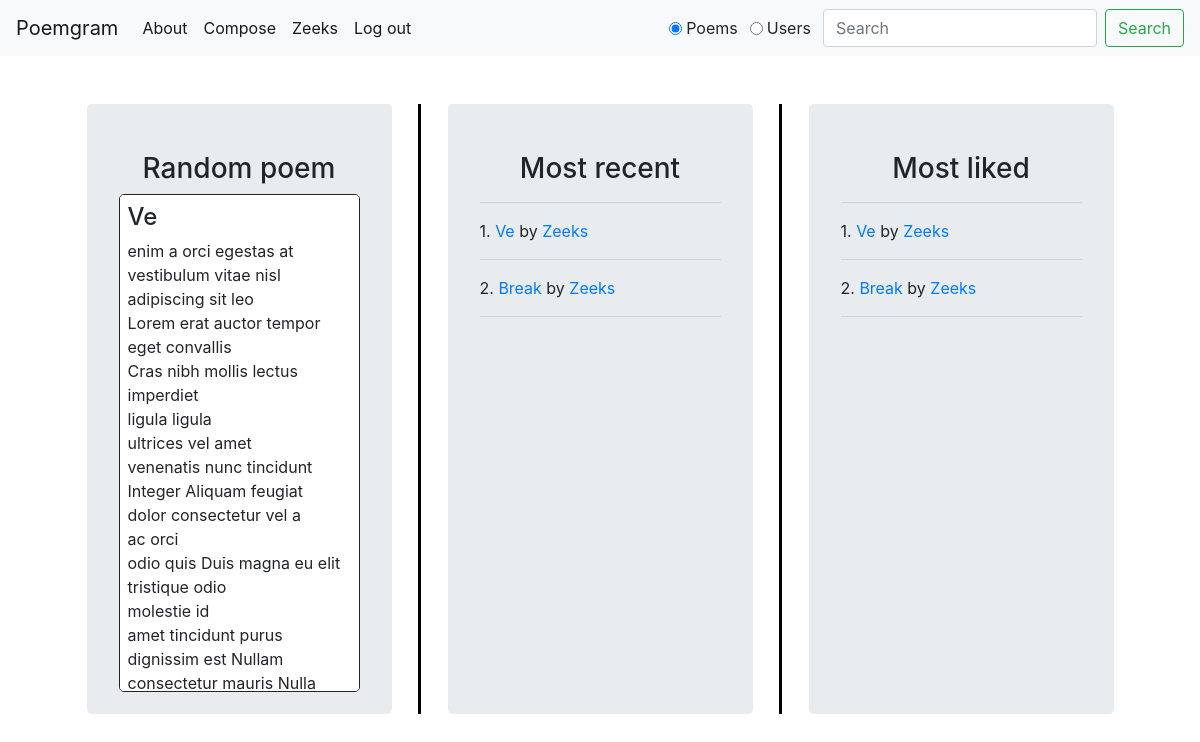
The app's page /poemApp/index/ (signed in) with its own data.
### poemApp/models.py (models this page shows, shortened)
class Poem(models.Model):
    title = models.CharField(max_length=100, null=False)
    user = models.ForeignKey(User, on_delete=models.SET_NULL, null=True)
    likes = models.ManyToManyField(User, default=None, blank=True, related_name='post_likes')
    articleTitle = models.CharField(max_length=100, null=True)
    text = models.TextField(null=False)
    addedDate = models.DateTimeField(auto_now_add=True, null=False)
    slug=AutoSlugField(populate_from='title', slugify_function=slugify)

### poemApp/views.py (the view)
# urls.py: path('index/', views.index, name='index'),
@login_required
def index(request):
    contextDict={}
    try:
        contextDict["randPoem"]=randPoem = random.choice(Poem.objects.all())
        contextDict["rrows"]=randPoem.text.split("\n")
    except:
        randPoem=None
    contextDict["recent"]=Poem.objects.order_by("-addedDate")[:8]
    contextDict["mostLikes"]=Poem.objects.order_by("-likes")[:8]
    return render(request,'poemApp/index.html', context=contextDict)

### poemApp/templatetags/poemApp_template_tags.py (called while the page is built)
@register.simple_tag
def getSlug(searchedUser):
    return UserProfile.objects.get(user=searchedUser).slug

### templates/poemApp/index.html (shortened to what this page needs)
{% extends 'poemApp/base.html' %}
{%load  staticfiles  %}
{% block body_block %}
<div class="container">
        <div class="jumbotron panel-jumbotron text-center">
            <h3>Random poem</h3>
			{% include "poemApp/poem.html" with author=randPoem.user.username rows=rrows title=randPoem.title  %}
        </div>
		<div class="vl"></div>
			{% include "poemApp/leaderboard.html" with name="Most recent" poems=recent only %}
		<div class="vl"></div>
			{% include "poemApp/leaderboard.html" with name="Most liked" poems=mostLikes only %}
</div>
{% endblock %}

### templates/poemApp/base.html (shortened to what this page needs)
<!DOCTYPE html>
{%load  staticfiles  %}
{% load getSlug from poemApp_template_tags %}
<html>
<head>
	<link rel="stylesheet" href="https://cdn.jsdelivr.net/npm/bootstrap@4.6.0/dist/css/bootstrap.min.css">
	<link rel="stylesheet" href="//code.jquery.com/ui/1.12.1/themes/base/jquery-ui.css">
	<link rel="stylesheet" href="{% static 'landingPage.css' %}">
</head>
<body>
{% if user.is_authenticated %}
	{% getSlug user as userslug %}
	<nav class="navbar navbar-expand-lg navbar-light bg-light">
	  <a class="navbar-brand" href="{% url 'poemApp:index' %}">Poemgram</a>
	  <div class="collapse navbar-collapse" id="navbarSupportedContent">
		<ul class="navbar-nav mr-auto">
		  <li class="nav-item active">
			<a class="nav-link" href="{% url 'poemApp:about' %}">About</a>
		  </li>
		  <li class="nav-item active">
			<a class="nav-link" href="{% url 'poemApp:precompose' %}">Compose</a>
		  </li>
		  <li class="nav-item active">
			<a class="nav-link" href="{% url 'poemApp:showUserprofile' userslug  %}">{{user.username}}</a>
		  </li>
		  <li class="nav-item active">
			<a class="nav-link" href="{% url 'auth_logout' %}">Log out</a>
		  </li>
		</ul>
		<form class="form-inline my-2 my-lg-0" action="{% url 'poemApp:search' %}" method="get">
			<div class="form-check form-check-inline">
				<input class="form-check-input" type="radio" name="type" value="Poem" id="poem" checked>Poems
			</div>
			<div class="form-check form-check-inline">
				<input class="form-check-input" type="radio" name="type" value="User" id="users">Users
			</div>
		  <input name="search" class="form-control mr-sm-2" type="search" placeholder="Search" aria-label="Search">
		  <button class="btn btn-outline-success my-2 my-sm-0" type="submit">Search</button>
		</form>
	  </div>
	</nav>
	<div class="pt-5"></div>
{% else %}
	<div class="container">
		<div class="page-header wide centered">
		<h1>Poemgram</h1>
		<div class="pt-5"></div>
	</div>
{% endif %}
<div class="container">
{% block body_block %}{% endblock %}
</div>
</body>
</html>

### templates/poemApp/poem.html (shortened to what this page needs)
{%load  staticfiles  %}
<div class="jumbotron-fluid p-2 poemContainer overflow-auto">
	{% if title %}
		<h4>{{title}}</h4>
		<p>
		{% for row in rows %}
			{{row}}<br/>
		{% endfor %}
		</p>
	{% else %}
		<strong>There are no poems present :( </strong>
    {% endif %}
</div>

### templates/poemApp/leaderboard.html (shortened to what this page needs)
{%load  staticfiles  %}
{% load getSlug from poemApp_template_tags %}
<div class="jumbotron panel-jumbotron overflow-auto">
	<h3>{{name}}
	</h3>
	<hr/>
	{% for i in poems %}
		{% getSlug i.user as obj %}
		{{forloop.counter}}. <a href="{% url 'poemApp:poem' i.slug  %}">{{i.title}}</a> by <a href="{% url 'poemApp:showUserprofile' obj  %}">{{ i.user.username }}</a>
	<hr/>
	{% empty %}
	<strong> There are no poems present :( </strong>
	{% endfor %}
</div>

### static/landingPage.css (style rules this page uses)
.container { display: flex; justify-content: space-evenly; position: relative; flex-wrap: wrap; }
.vl { border-left: 3px solid black; height: auto; }
.panel-jumbotron { margin-bottom: 3em; padding-top: 3em; width: 305px; height: 610px; margin: 0 auto; position: relative; }
h3 { text-align: center; }
.poemContainer { text-align: left; border-style: solid; border-width: 1px; border-radius: 5px; height: 100%; background-color: white; }

### records on screen
Poem: title "Ve", user.username "Zeeks"
Poem: title "Break", user.username "Zeeks"

### other values on screen
{{ user.username }} "Zeeks"
{{ row }} "enim a orci egestas at vestibulum vitae nisl" "adipiscing sit leo" "Lorem erat auctor tempor" "eget convallis" "Cras nibh mollis lectus imperdiet" "ligula ligula" "ultrices vel amet" "venenatis nunc tincidunt" "Integer Aliquam feugiat" "dolor consectetur vel a" "ac orci" "odio quis Duis magna eu elit tristique odio" "molestie id" "amet tincidunt purus" "dignissim est Nullam" "consectetur mauris Nulla…"
{{ name }} "Most recent Most liked"
